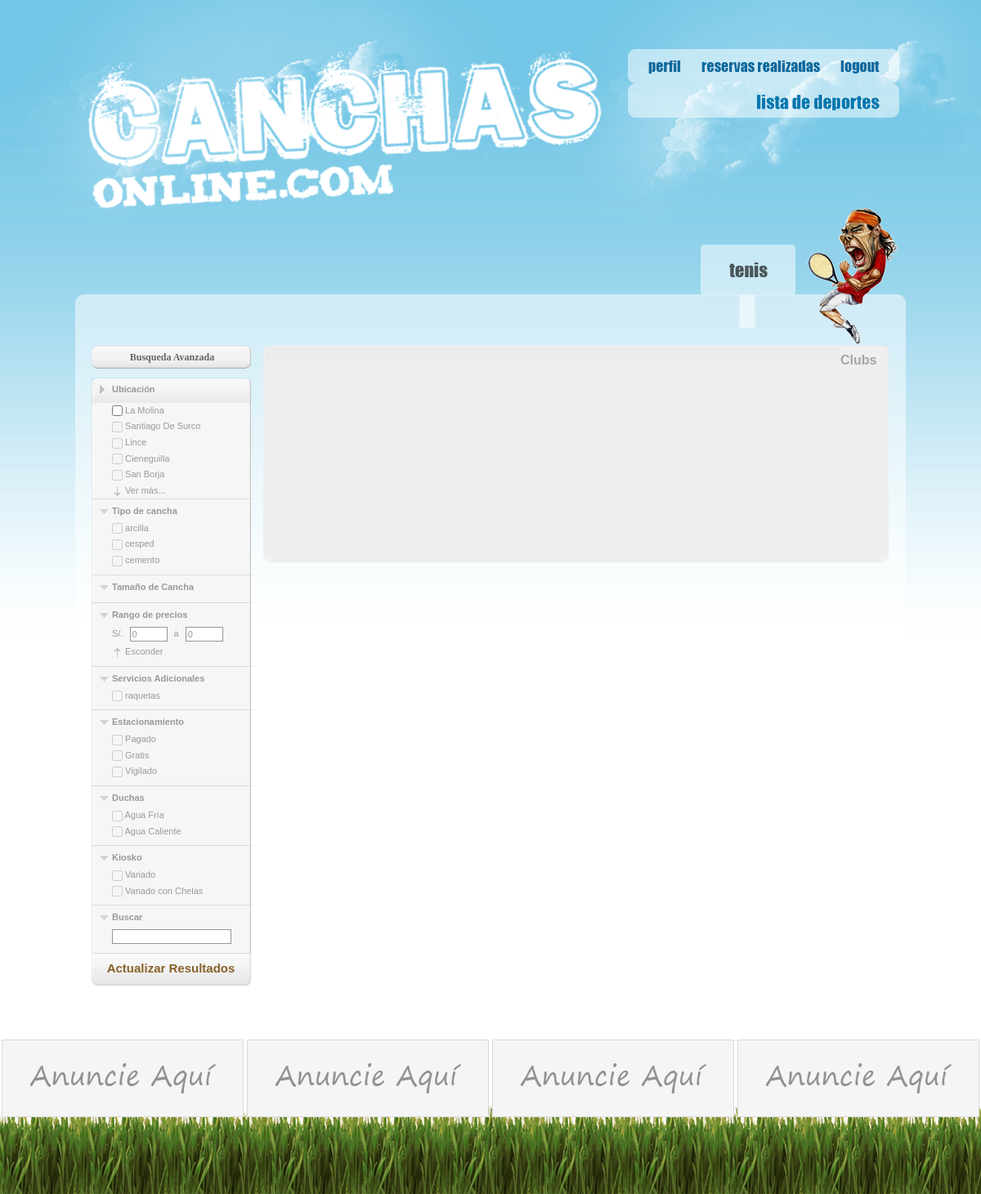
Page /deporte_index.php?deporte=2 on the committed database.
### tables this page shows
CREATE TABLE `distrito` (
  `ID_Distrito` int(10) unsigned NOT NULL AUTO_INCREMENT,
  `N_Nombre` varchar(45) NOT NULL,
  `C_Prioridad` int(10) unsigned DEFAULT '0',
  PRIMARY KEY (`ID_Distrito`)
);

CREATE TABLE `tipocancha` (
  `ID_TipoCancha` int(10) unsigned NOT NULL AUTO_INCREMENT,
  `N_Tipo` varchar(45) NOT NULL,
  `ID_Deporte` varchar(45) NOT NULL,
  PRIMARY KEY (`ID_TipoCancha`)
);

CREATE TABLE `servicio` (
  `ID_Servicio` int(10) unsigned NOT NULL AUTO_INCREMENT,
  `N_Nombre` varchar(45) NOT NULL,
  `F_Opcional` smallint(5) unsigned NOT NULL DEFAULT '0',
  `ID_Deporte` int(10) unsigned NOT NULL,
  PRIMARY KEY (`ID_Servicio`)
);

### deporte_index.php (the view, shortened to what this page needs)
<?php
	$dep=$_GET["deporte"];
?>
<!DOCTYPE html PUBLIC "-//W3C//DTD XHTML 1.0 Transitional//EN" "http://www.w3.org/TR/xhtml1/DTD/xhtml1-transitional.dtd">
<html xmlns="http://www.w3.org/1999/xhtml">
<head>
<link rel="stylesheet" type="text/css" href="estilos/Estilo2.css" >
<link rel="stylesheet" type="text/css" href="estilos/Estilo.css" >
</head>
<body>
<div id="todo">
<div id="nubes">
<div id="pgSiteContainer" >
<div id="banner">
<div class="logo">
</div>
<?php include('topmenu.php') ?>
<?php
	if ($dep==1)
		print('<div class="top_futbol"> </div>');
	else if ($dep==2)
			print('<div class="top_tenis"> </div>');
?>
<div class="clearing">&nbsp;</div>
</div>
<div id="pgPageContent">
<div class="top">
</div>
<div class="cuerpo">
<div id="sa_wrapper">
  <div class="clearing">&nbsp;</div>
  <div id="sa_filters">
    <div id="featuredStores">
      <div id="featuresStoresContainer">
        <span style="font-family:Verdana; color:#666; font-size:12px; font-weight:bold; text-align:center;">Busqueda Avanzada</span>
      </div>
    </div>
     <form id="sa_filters_form" name="filters" method="GET" action="deporte_index.php">
      <div id="sa_filters_nav">
        <ul id="sa_filters_main">
          <li class="off">
            <h3 onclick="javascript:toggleFilter(this);" style="cursor:pointer;">Ubicación</h3>
            <ul id="vendorFilters" class="sa_filters_sub" style="overflow:auto;">
            <?php
				$result = mysql_query("SELECT * FROM distrito ORDER BY C_Prioridad DESC");
				$cont=0;
		 		while ($row = mysql_fetch_array($result)){
				$cont++;
				if ($cont<=5)
					$salida = ' <li id="'.$row["ID_Distrito"].'">
								<input disabled="disabled" name="vendorIds'.$cont.'" type="checkbox" value="'.$row["ID_Distrito"].'" onclick="consulta(this.form.name); " >
 								'.$row["N_Nombre"].'</li> ';
				else $salida = ' <li id="'.$row["ID_Distrito"].'" style="display:none; ">
								<input disabled="disabled" name="vendorIds'.$cont.'" type="checkbox" value="'.$row["ID_Distrito"].'" onclick="consulta(this.form.name); " >
 								'.$row["N_Nombre"].'</li> ';
				printf ($salida);}
			?>
              <li onclick="exposeAllVendors(this);" style="cursor:pointer;"><img src="images/sa_filters_seemoreArrow.gif" class="vMiddle"> <a style="text-decoration:none;color:#999999">Ver más...</a></li>
            </ul>
          </li>
          <li class="on">
            <h3 onclick="toggleFilter(this);" style="cursor:pointer;">Tipo de cancha</h3>
            <ul class="sa_filters_sub">
              <?php
			$cont=0;
				$result = mysql_query("SELECT * FROM tipocancha WHERE ID_Deporte=".$dep);
		 		while ($row = mysql_fetch_array($result)){
				$cont++;
				$salida = ' <li id="'.$row["ID_TipoCancha"].'">
							<input disabled="disabled" name="popup3'.$cont.'" type="checkbox" value="'.$row["ID_TipoCancha"].'" onclick="consulta(this.form.name); ">
 							'.$row["N_Tipo"].'</li> ';
				printf ($salida);
				}
			?>
            </ul>
          </li>
          <li class="on">
            <h3 onclick="toggleFilter(this);" style="cursor:pointer;">Tamaño de Cancha</h3>
          </li>
          <li class="on">
            <h3 onclick="toggleFilter(this);" style="cursor:pointer">Rango de precios</h3>
            <ul class="sa_filters_sub">
              <li>S/.
                <input name="lo_p" id="lo_p" value="0" class="priceRange" type="text" onkeyup="consulta(this.form.name);">
                a
                <input name="hi_p" id="hi_p" value="0" class="priceRange" type="text" onkeyup="consulta(this.form.name);">
              </li>
              <li><img src="images/sa_filters_hideArrow.gif" class="vMiddle"> <a onclick="togglePriceRangeFilter(this);" href="javascript:void(0);" class="seemore">Esconder</a></li>
            </ul>
          </li>
          <li class="on">
            <h3 onclick="toggleFilter(this);" style="cursor:pointer">Servicios Adicionales</h3>
            <ul class="sa_filters_sub">
            <?php
				$cont=0;
				$result = mysql_query("SELECT * FROM servicio WHERE F_Opcional=1 AND ID_Deporte=".$dep);
		 		while ($row = mysql_fetch_array($result)){
				$cont++;
				$salida = ' <li id="'.$row["ID_Servicio"].'">
							<input disabled="disabled" name="popup4'.$cont.'" type="checkbox" value="'.$row["N_Nombre"].'" onclick="consulta(this.form.name);">
 							'.$row["N_Nombre"].'</li> ';
				printf ($salida);}
			?>
			     </ul>
          </li>
          <li class="on">
            <h3 onclick="toggleFilter(this);" style="cursor:pointer">Estacionamiento</h3>
            <ul class="sa_filters_sub">
            	<li>
                <input disabled="disabled" type="checkbox" name="estacionamiento1" value="1" id="1" onclick="consulta(this.form.name); ">
               Pagado</li>
              <li>
                <input disabled="disabled" type="checkbox" name="estacionamiento2" value="1" id="1" onclick="consulta(this.form.name); ">
                Gratis</li>
              <li>
                <input disabled="disabled" type="checkbox" name="estacionamiento3" value="1" id="1" onclick="consulta(this.form.name); ">
                Vigilado</li>
            </ul>
          </li>
          <li class="on">
            <h3 onclick="toggleFilter(this);" style="cursor:pointer">Duchas</h3>
            <ul class="sa_filters_sub">
              <li>
                <input disabled="disabled" type="checkbox" name="duchas1" value="0" id="0" onclick="consulta(this.form.name); ">
                Agua Fr&iacute;a</li>
              <li>
                <input disabled="disabled" type="checkbox" name="duchas2" value="1" id="1" onclick="consulta(this.form.name); ">
                Agua Caliente</li>
            </ul>
          </li>
          <li class="on">
            <h3 onclick="toggleFilter(this);" style="cursor:pointer">Kiosko</h3>
            <ul class="sa_filters_sub">
              <li>
                <input disabled="disabled" type="checkbox" name="kiosko1" value="0" id="0" onclick="consulta(this.form.name);">
               Variado</li>
              <li>
                <input disabled="disabled" type="checkbox" name="kiosko2" value="1" id="1" onclick="consulta(this.form.name);">
              Variado con Chelas</li>
            </ul>
          </li>
          <li class="on">
            <h3 onclick="toggleFilter(this);" style="cursor:pointer">Buscar</h3>
            <ul class="sa_filters_sub">
              <li>
                <input type="text" value="" class="pg_search2" name="buscar" />
              </li>
            </ul>
          </li>
        </ul>
        <div id="updateFilterLink">
        	<input type="submit" value="Actualizar Resultados">
        </div>
      </div>
    </form>
    <div height="10">&nbsp;</div>
  </div>
  <div id="sa_content_wrapper">
    <div id="sa_content">
      <p class="spacer">&nbsp;</p>
      <form  id="productCompareForm" method="get" action="/laptop/p/13/compare/"  name="compare">
        <div id="sa_listTop">
        <div id="sortBy">
            <ul>
                <li ><em>Clubs</em></li>
            </ul>
        </div>
          <div id="sa_products">
          	<div id="searchContainerBox_background"><br/>
            </div>
            <div class="clearing">&nbsp;</div>
          </div>
         <div id="pg_pagination">
				<div class="clearing">&nbsp;</div>
				<div id="pg_paginationRight"></div>
			</div>
        </div>
      </form>
    </div>
  </div>
      <div class="clearing">&nbsp;</div>
    </div>
    </div>
    <div class="bottom"></div>
  </div>
  <br>
</div>
<div id="anuncios2">
 </div>
<div id="footer">
 </div>
</div>
</div>
</body>
</html>

### estilos/Estilo.css (style rules this page uses)
html { background-color:#FFF; height:100%; height:100%!important; }
body { background-color:#FFF; background-image:url(../images/fondo.jpg); background-repeat:repeat-x; margin-left:0px; margin-right:0px; margin-bottom:0px; margin-top:0px; color:#252802; height:100%; height:100%!important; }
#banner { margin-left:auto; margin-right:auto; height:300px; width:1000px; }
#pgSiteContainer { min-width: 1016px; }
#pgPageContent { width:1016px; margin-left:auto; margin-right:auto; }
#pgPageContent .top { background-image:url(../images/top.png); background-repeat:no-repeat; height:10px; display:block; margin-bottom:0px; }
#pgPageContent .cuerpo { background-image:url(../images/body.png); background-repeat:repeat-y; margin-top:-20px; }
#pgPageContent .bottom { background-image:url(../images/bottom.png); background-repeat:no-repeat; height:10px; display:block; }
#todo { width:100%; margin-left:0px; margin-right:0px; height:100%; }
#nubes { background-image:url(../images/nubes.png); background-repeat:repeat-x; padding-top:60px; position:static; margin-left:0px; margin-right:0px; }
.clearing { clear: both; line-height: 1px; }
.logo { width:637px; height: 196px; float:left; background-image:url(../images/logo.png); background-repeat:no-repeat; }
#anuncios2 { height:100px; background-image:url(../images/def.gif); background-repeat:repeat-x; position:relative; z-index:1; }
#footer { height:121px; background-image:url(../images/pasto.gif); background-repeat:repeat-x; margin-top:-30px; position:bottom; z-index:20; }
.top_tenis { background-image:url(../images/top_tenis.png); background-repeat:no-repeat; width:243px; height:171px; float:right; position:bottom right; margin-top:107px; background-color:transparent; }

### rows in the picture
distrito: N_Nombre "La Molina"
distrito: N_Nombre "Santiago De Surco"
distrito: N_Nombre "Lince"
distrito: N_Nombre "Cieneguilla"
distrito: N_Nombre "San Borja"
tipocancha: N_Tipo "arcilla"
tipocancha: N_Tipo "cesped"
tipocancha: N_Tipo "cemento"
servicio: N_Nombre "raquetas"
